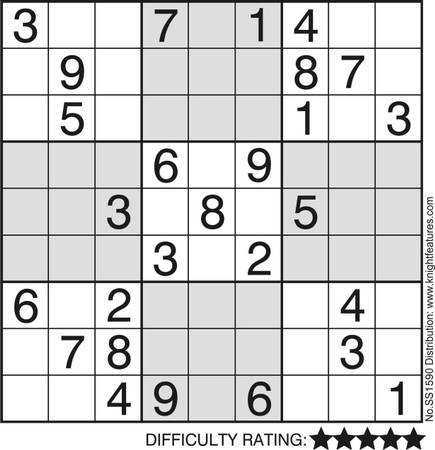
#> input picture images/sudoku_2.jpeg, 435 x 450 px, given in place of the camera
$ python main.py
#> lines starting #> are read from the running program, lines starting #| are printed output that depends on the picture; after the words box and inside, x2 and y2 are one past the last pixel; in counts of white or black regions, pixels touching at a corner belong together
### python/contour.py
from matplotlib.pyplot import contour
import numpy as np
import cv2 as cv


class ContourUtil(object):
    """_summary_

    ## Hierarch format
    [Next, previous, first_child, parent]

    Condition List
    self.hierarchy[:, 2] == -1 # the corresponding contour has no children
    self.hierarchy[:, 2] != -1 # the corresponding contour has at least 1 child


    Parameters
    ----------
    object : _type_
        _description_
    """

    def __init__(self, contours, hierarchy):
        self.contours = np.array(contours, dtype=object)
        self.hierarchy = np.squeeze(hierarchy)
        self.contours_ids = np.arange(len(contours))

    def _get_contour_with_condition(self, condition, contours):
        result_ids = np.argwhere(condition).flatten()
        result_contours = contours[condition]
        return result_contours, result_ids

    def _get_relevant(self, contour_ids):
        if contour_ids is None:
            return self.contours, self.contours_ids
        else:
            return self.contours[contour_ids], contour_ids

    def find_parents(self, contour_ids=None):
        contours, contour_ids = self._get_relevant(contour_ids)
        child_condition = self.hierarchy[contour_ids, 2] != -1
        return self._get_contour_with_condition(child_condition, contours)

    # [5 lines left out: function are_parents, not called in this run]

    def find_all_children(self, contour_idx):
        children_ids = self.hierarchy[self.hierarchy[:, -1]
                                      == contour_idx][:, 0]
        return self.contours[children_ids], children_ids

    # [9 lines left out: functions find_contour_with_no_children, compute_contour_stats, not called in this run]

    @staticmethod
    def compute_stats(contour):
        pass

    @staticmethod
    def is_contour_quadrilateral(self, contour):
        return len(contour) == 4

### python/main.py
import os
import cv2
import numpy as np
from contour import ContourUtil
import logging
import json

with open("configs/config.json", 'r') as f:
#> (reads configs/config.json from the repository)
    config = json.load(f)

approximation_epsilon = config["approximation_epsilon"]
min_contour_proportion = config["minimum_contour_area_proportion"]
rows, columns = config['frame_shape']
frame_area = rows*columns

log_format = "%(levelname)s [%(lineno)s] [%(message)s]"
logging.basicConfig(format=log_format, level=logging.DEBUG)
logger = logging.getLogger(__name__)

def similar_length(l_1, l_2, min_prop = 0.8, max_prop=1.2):
    big_length, small_length = (l_1, l_2) if l_1>l_2 else (l_2, l_1)
    return min_prop * big_length < small_length < max_prop * big_length

def is_rect(top_left, top_right, bottom_right, bottom_left):
    """Checks if the corners of the quadrilateral form an almost rectangle

    Parameters
    ----------
    top_left : _type_
        _description_
    top_right : _type_
        _description_
    bottom_right : _type_
        _description_
    bottom_left : _type_
        _description_

    Returns
    -------
    _type_
        _description_
    """
    return similar_length(top_right[0] - top_left[0], bottom_right[0]-bottom_left[0]) and \
        similar_length(bottom_right[1]-top_right[1], bottom_left[1] - top_left[1])


def find_corners(contour):
    assert len(contour) == 4, "The contour must only have 4 points to find corners"
    contour = contour.squeeze()
    x_argsort = np.argsort(contour, axis=0)[:, 0]

    if (l_1 := contour[x_argsort[0]])[1] < (l_2 := contour[x_argsort[1]])[1]:
        top_left, bottom_left = l_1, l_2
    else:
        top_left, bottom_left = l_2, l_1

    if (r_1 := contour[x_argsort[2]])[1] < (r_2 := contour[x_argsort[3]])[1]:
        top_right, bottom_right = r_1, r_2
    else:
        top_right, bottom_right = r_2, r_1

    return top_left, top_right, bottom_right, bottom_left


def find_potential_sudoku_grid(contour_utils, parent_ids):
    contours_of_interest = []
    for current_contour_id in parent_ids:
        # the contour which has at least 1 children
        parent_contour = contour_utils.contours[current_contour_id]

        # index of children of the parent contour
        _, children_ids = contour_utils.find_all_children(current_contour_id)
        neighbors = len(children_ids)

        # total children that are also parents (make parent_contour grand parent)
        _, child_parent_ids = contour_utils.find_parents(children_ids)
        total_child_parents = len(child_parent_ids)

        if neighbors > 1 and total_child_parents > 1:
            contours_of_interest.append(parent_contour)

    poly_contours = []
    # get approximate polygon of the contours
    approx_contours= []

    max_contour_area = float('-inf')
    #check if area of the approximate contour is at least 10% of frame
    # and select the contour with max area
    for contour in contours_of_interest:
        epsilon = approximation_epsilon * cv2.arcLength(contour, closed=False)
        con = cv2.approxPolyDP(contour, epsilon=epsilon, closed=True)
        approx_contours.append(con)
        if (contour_area := cv2.contourArea(con)) > (min_contour_proportion * frame_area) and \
                contour_area > max_contour_area and \
                len(con) == 4:
            poly_contours.append(con)
            max_contour_area = contour_area

    #ensure contour is almost a rectangle is
    try:
        corners = find_corners(poly_contours[0])
        if not is_rect(*corners):
            logger.warning("Not a Rectangle")
            poly_contours = []
            corners = []
    except IndexError:
        corners = []

    # TODO: select contour with the least shift
    zero_img = np.zeros((rows, columns), dtype = np.uint8)
    cv2.drawContours(zero_img, approx_contours, -1, color = 255, thickness=1)
    cv2.imshow("approx", zero_img)
    return poly_contours, corners


def draw_lines(image, lines, color=(0, 0, 255)):
    if lines is None:
        return image
    lines = lines.reshape((-1, 4))
    for line in lines:
        pt1 = (line[0], line[1])
        pt2 = (line[2], line[3])

        cv2.line(image, pt1, pt2, color, 1, cv2.LINE_AA)

    return image


def warp_sudoku_grid(frame, gray_frame, points):
    pts2 = np.float32([[0, 0], [499, 0],
                       [0, 499], [499, 499]])
    matrix = cv2.getPerspectiveTransform(np.float32(points), pts2)
    result = cv2.warpPerspective(frame, matrix, (500, 500))
    return result


def find_grid(video_path):

#> called with video_path = 'inputs/sudoku_2.mov'
    if os.path.exists(video_path):
        cap = cv2.VideoCapture(video_path)
    else:
        logger.info(f"File {video_path} doesn't exist. Using webcam")
        cap = cv2.VideoCapture(0)

    gaussian_kernel_size = config['gaussian_kernel_size']
    gaussian_sigma = config['gaussian_sigma']
    canny_threshold_1 = config["canny_min_threshold"]
    canny_threshold_2 = config["canny_max_threshold"]
    canny_aperture_size = config["canny_aperture_size"]
    hough_config = config["hough"]
    hough_threshold = hough_config['threshold']
    hough_rho = hough_config["rho"]
    hough_theta = hough_config["theta"]
    hough_min_length = hough_config["min_line_length"]
    hough_max_gap = hough_config["max_line_gap"]

    while cap.isOpened():
        ret, frame = cap.read()
#> frame is the input picture: shape (450, 435, 3); min 0, max 255, mean 212.4
        if not ret:
            break

        gray_frame = cv2.cvtColor(frame, cv2.COLOR_BGR2GRAY)
        # blur_frame = cv2.cvtColor(frame, cv2.COLOR_BGR2GRAY)
        # high sigma needed because only interested in edges
        blur_frame = cv2.GaussianBlur(
            gray_frame, gaussian_kernel_size, gaussian_sigma)
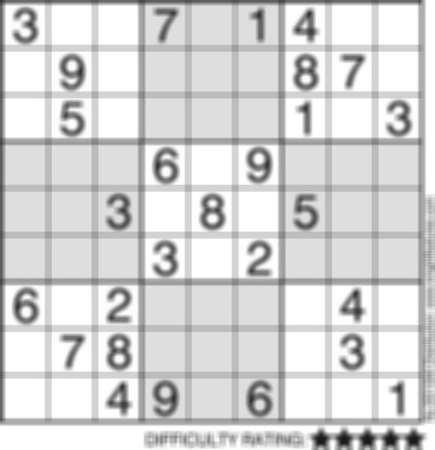
#> blur_frame: shape (450, 435); min 25, max 255, mean 212.5

        blur_frame = cv2.Canny(blur_frame, canny_threshold_1, canny_threshold_2,
                               apertureSize=canny_aperture_size, L2gradient=True)
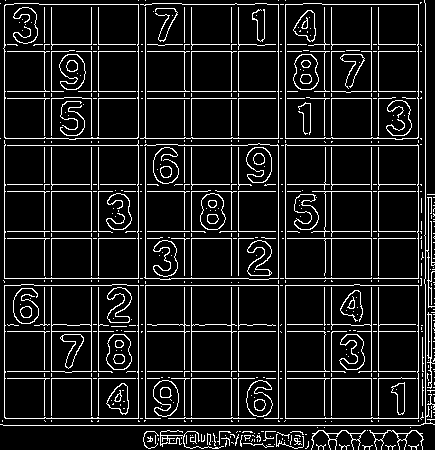
#> blur_frame: shape (450, 435); 10.8% white in thin lines or dots

        # Sudoku grids are only composed of lines
        lines = cv2.HoughLinesP(blur_frame, hough_rho, hough_theta,
                                hough_threshold, None, hough_min_length, hough_max_gap)
#> lines = 59 rows, first 6: [422, 449, 422, 325], [424, 0, 425, 74], [231, 442, 231, 4], [331, 439, 331, 4], [378, 440, 378, 4], [39, 4, 151, 4]
        blur_frame = draw_lines(blur_frame, lines, 255)
#> the loop in draw_lines, `for line in lines:` made 59 passes
#> (pt1, pt2) on passes 1 to 12: ((422, 449), (422, 325)), ((424, 0), (425, 74)), ((231, 442), (231, 4)), ((331, 439), (331, 4)), ((378, 440), (378, 4)), ((39, 4), (151, 4)), ((184, 446), (184, 4)), ((324, 145), (324, 4)), ((145, 446), (145, 0)), ((238, 437), (238, 4)), ((278, 446), (278, 0)), ((428, 348), (430, 423))
#> after the loop in draw_lines, `for line in lines:`:
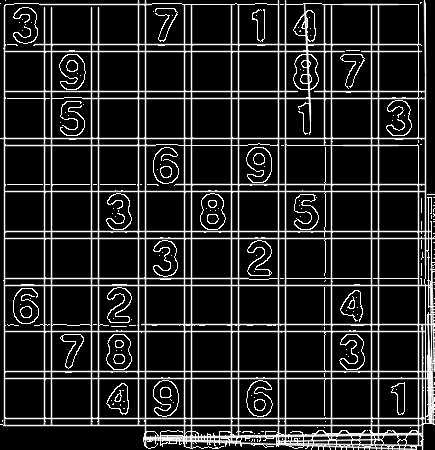
#> image: shape (450, 435); min 0, max 255, mean 39
        cv2.imshow("blur_frame", blur_frame)
        cv2.imshow("gray_frame", gray_frame)

        # cv2.imshow("frame", frame)

        contours, hierarchy = cv2.findContours(
            blur_frame, cv2.RETR_TREE, cv2.CHAIN_APPROX_NONE)
#> contours = 560 contours, 167 with area under 20; largest, box (x1, y1, x2, y2) and area: (0, 0, 435, 450) 185251, (5, 3, 138, 51) 5028, (286, 239, 331, 279) 1712, (5, 92, 44, 138) 1707, (286, 379, 331, 418) 1669
        contour_utils = ContourUtil(contours, hierarchy)
#> in __init__, `self.contours = np.array(contours, dtype=object)`: self.contours has the same summary as contours in find_grid
#> in __init__, `self.hierarchy = np.squeeze(hierarchy)`: self.hierarchy = 560 rows, first 6: [1, -1, -1, -1], [2, 0, -1, -1], [3, 1, -1, -1], [4, 2, -1, -1], [5, 3, -1, -1], [6, 4, -1, -1]
#> in __init__, `self.contours_ids = np.arange(len(contours))`: self.contours_ids = 560 values from 0 to 559

        if not contours:
            continue

        hierarchy = np.squeeze(hierarchy)
        contours = np.array(contours, dtype=object)

        parent_contours, parent_ids = contour_utils.find_parents()
#> in _get_contour_with_condition, `result_ids = np.argwhere(condition).flatten()`: result_ids = 60 values from 17 to 551
#> in _get_contour_with_condition, `result_contours = contours[condition]`: result_contours = 60 contours; largest, box (x1, y1, x2, y2) and area: (0, 0, 435, 450) 185251, (5, 3, 138, 51) 5028, (5, 286, 44, 331) 1669, (332, 45, 371, 91) 1663, (146, 144, 184, 191) 1655
#> parent_contours has the same summary as result_contours in _get_contour_with_condition; parent_ids = 60 values from 17 to 551
        grids, grid_corners = find_potential_sudoku_grid(
            contour_utils, parent_ids)
#> the loop in find_potential_sudoku_grid, `for current_contour_id in parent_ids:` made 60 passes
#> (current_contour_id, children_ids, neighbors, contours in find_parents, contour_ids in find_parents, child_condition in find_parents, total_child_parents) on passes 2, 3, 5, 7, 9, 10, 11, 12, 13, 14: (50, [-1], 1, 1 contour, all with area under 20, [-1], [False], 0), (77, [-1], 1, 1 contour, all with area under 20, [-1], [False], 0), (93, [-1], 1, 1 contour, all with area under 20, [-1], [False], 0), (110, [-1], 1, 1 contour, all with area under 20, [-1], [False], 0), (117, [-1], 1, 1 contour, all with area under 20, [-1], [False], 0), (122, [-1], 1, 1 contour, all with area under 20, [-1], [False], 0), (123, [-1], 1, 1 contour, all with area under 20, [-1], [False], 0), (124, [-1], 1, 1 contour, all with area under 20, [-1], [False], 0), (136, [-1], 1, 1 contour, all with area under 20, [-1], [False], 0), (139, [-1], 1, 1 contour, all with area under 20, [-1], [False], 0)
#> (current_contour_id, neighbors, contours in find_parents, contour_ids in find_parents, child_condition in find_parents, total_child_parents) on passes 4, 6, 22, 28, 36, 37: (81, 2, 2 contours, all with area under 20, [83, -1], [False, False], 0), (109, 3, 3 contours, all with area under 20, [112, 113, -1], [False, False, False], 0), (188, 3, 3 contours, all with area under 20, [190, 191, -1], [False, False, False], 0), (251, 3, 3 contours, all with area under 20, [253, 254, -1], [False, False, False], 0), (305, 2, 2 contours, all with area under 20, [307, -1], [False, False], 0), (335, 3, 3 contours, all with area under 20, [337, 338, -1], [False, False, False], 0)
#> after the loop in find_potential_sudoku_grid, `for current_contour_id in parent_ids:`: contours_of_interest = 1 contour; box (x1, y1, x2, y2) and area: (0, 0, 435, 450) 185251
#> the loop in find_potential_sudoku_grid, `for contour in contours_of_interest:` made 1 pass
#> (epsilon, con, max_contour_area) on pass 1: (114.6, [[5, 4], [0, 424], [423, 449], [425, 0]], 183178.5)
#> after the loop in find_potential_sudoku_grid, `for contour in contours_of_interest:`: approx_contours = [[[5, 4], [0, 424], [423, 449], [425, 0]]]; max_contour_area = 183178.5; poly_contours = [[[5, 4], [0, 424], [423, 449], [425, 0]]]
#> in find_corners, `contour = contour.squeeze()`: contour = [[5, 4], [0, 424], [423, 449], [425, 0]]
#> in find_corners, `x_argsort = np.argsort(contour, axis=0)[:, 0]`: x_argsort = [1, 0, 2, 3]
#> in find_potential_sudoku_grid, `corners = find_corners(poly_contours[0])`: corners = ([5, 4], [425, 0], [423, 449], [0, 424])
#> in similar_length, `big_length, small_length = (l_1, l_2) if l_1>l_2 else (l_2, l_1)`: big_length = 423; small_length = 420
#> in find_potential_sudoku_grid, `zero_img = np.zeros((rows, columns), dtype = np.uint8)`: zero_img: shape (720, 1280); every value is 0
#> in find_potential_sudoku_grid, `cv2.drawContours(zero_img, approx_contours, -1, color = 255, thickness..`:
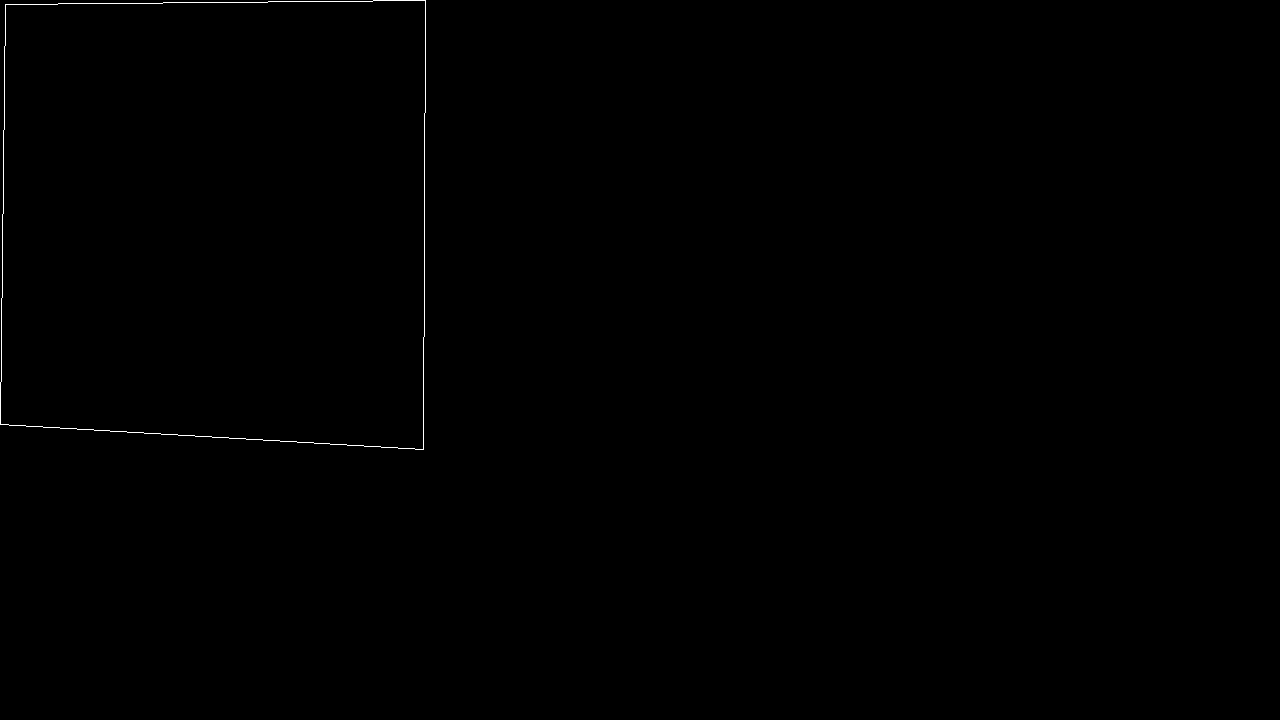
#> zero_img: shape (720, 1280); 0.19% white in thin lines or dots, all inside (x1, y1, x2, y2) = (0, 0, 426, 450)
#> grids = [[[5, 4], [0, 424], [423, 449], [425, 0]]]; grid_corners = ([5, 4], [425, 0], [423, 449], [0, 424])

        contour_frame = np.zeros_like(frame)
#> (the run stopped early here; a loop or call above may not have finished)
